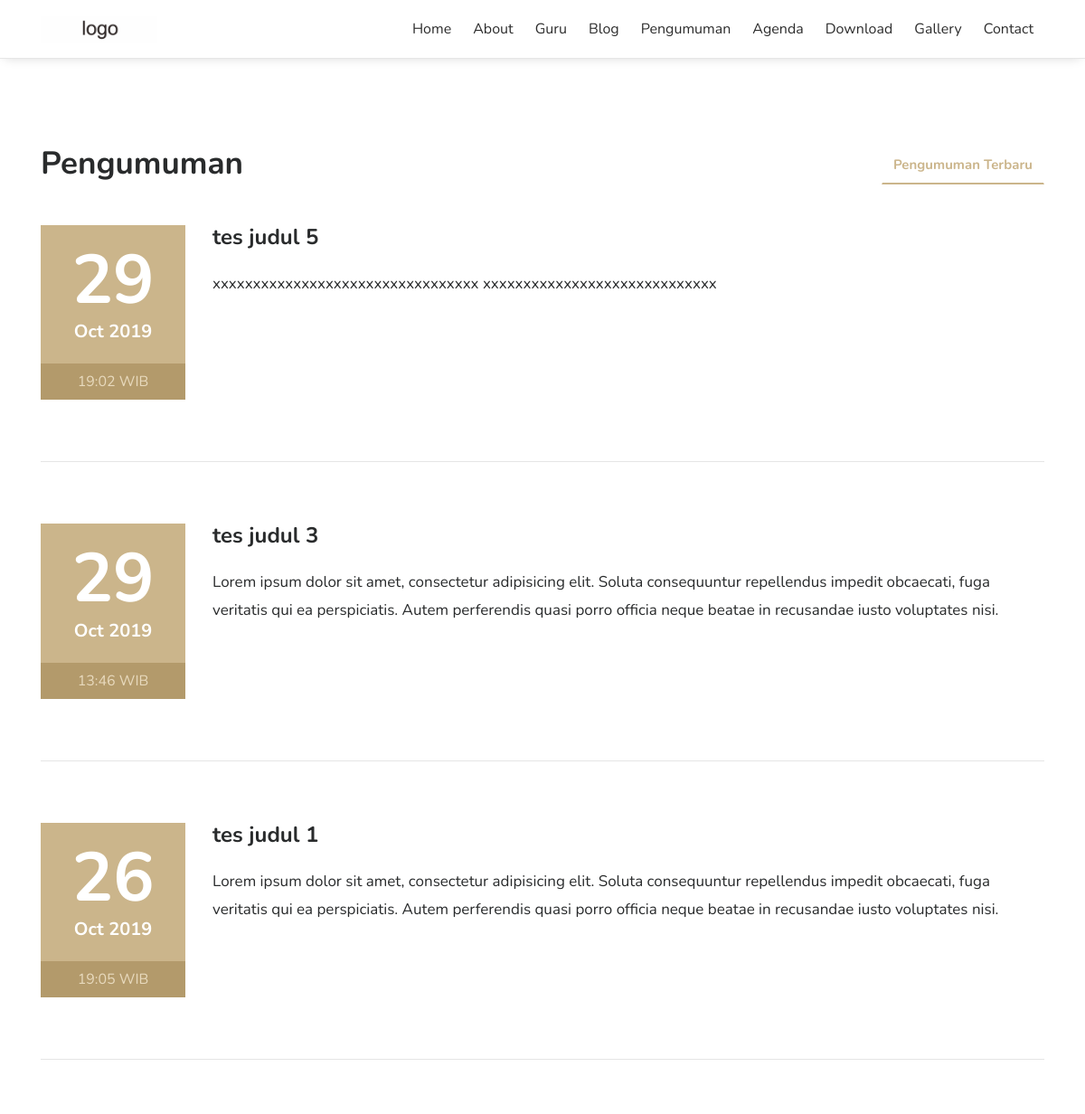
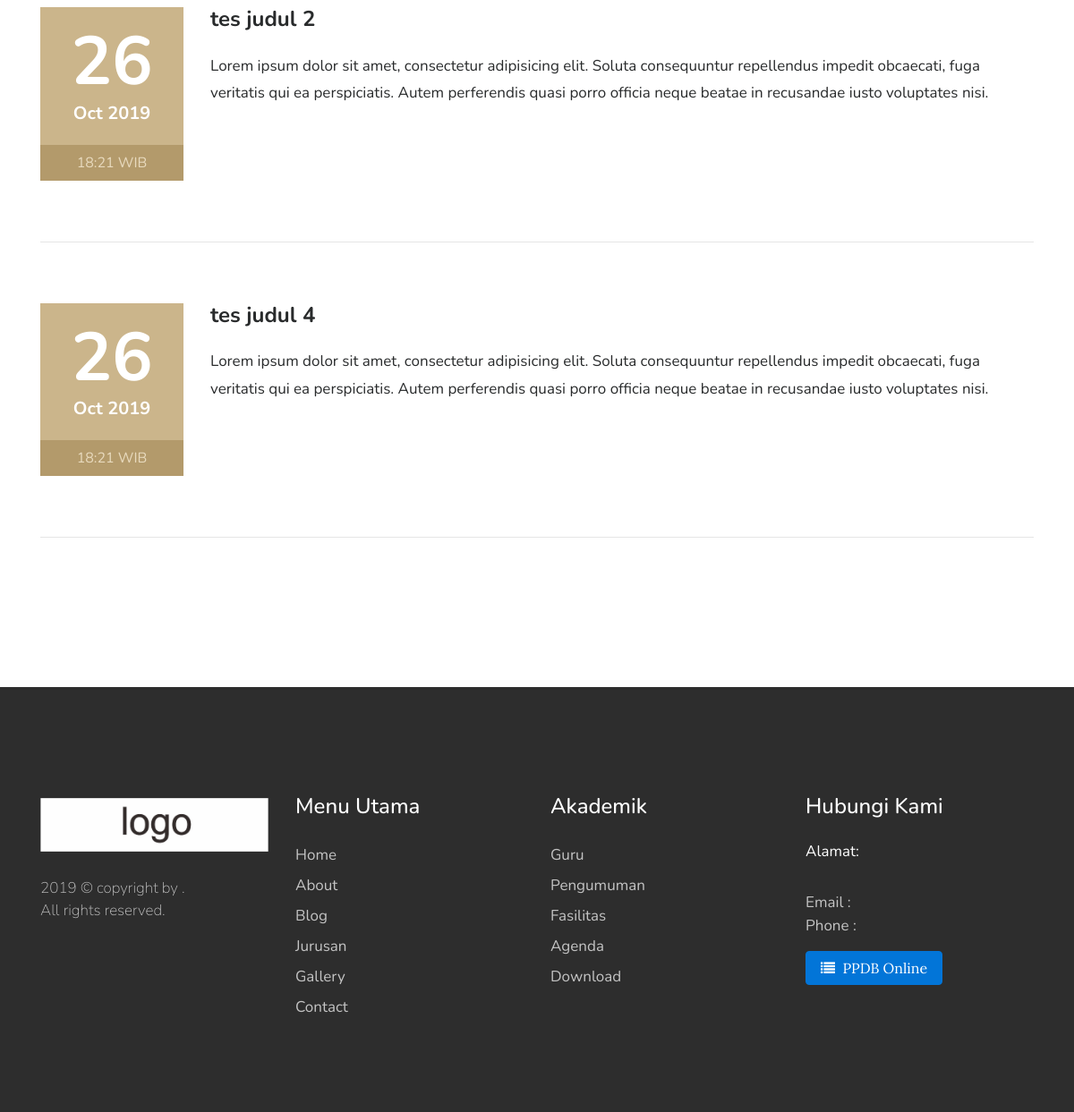
The app's page /index.php/pengumuman with its own data (2 pictures, top to bottom).
### tables this page shows
CREATE TABLE IF NOT EXISTS `tbl_pengumuman` (
  `pengumuman_id` int(11) NOT NULL AUTO_INCREMENT,
  `pengumuman_judul` varchar(150) DEFAULT NULL,
  `pengumuman_deskripsi` text,
  `pengumuman_tanggal` timestamp NULL DEFAULT CURRENT_TIMESTAMP,
  `pengumuman_author` varchar(60) DEFAULT NULL,
  PRIMARY KEY (`pengumuman_id`)
);

### application/core/My_Loader.php (called while the page is built, shortened)
<?php
class My_Loader extends CI_Loader
{
	function template($templates_name, $var = array(), $return = FALSE)
	{
		if ($return) {
			$content = $this->view('depan/templates/header', $var, $return);
			$content .= $this->view(''. $templates_name, $var, $return);
			$content .= $this->view('depan/templates/footer', $var, $return);
			return $content;
		}
		else{
			$this->view(''. $templates_name, $var);
		}
	}
}

### application/controllers/Pengumuman.php (called while the page is built, shortened)
<?php
class Pengumuman extends CI_Controller{
	function __construct(){
		$this->load->model('m_pengumuman');
		$this->load->model('m_pengunjung');
	}
	function index(){
		$jum=$this->m_pengumuman->pengumuman();
        $page=$this->uri->segment(3);
        if(!$page):
            $offset = 0;
        else:
            $offset = $page;
        endif;
        $limit=7;
        $config['base_url'] = base_url() . 'pengumuman/index/';
            $config['total_rows'] = $jum->num_rows();
            $config['per_page'] = $limit;
            $config['uri_segment'] = 3;
	          $config['full_tag_open']    = '<div class="pagging text-center"><nav><ul class="pagination justify-content-center">';
	          $config['full_tag_close']   = '</ul></nav></div>';
	          $config['num_tag_open']     = '<li class="page-item"><span class="page-link">';
	          $config['num_tag_close']    = '</span></li>';
	          $config['cur_tag_open']     = '<li class="page-item"><span class="page-link">';
	          $config['cur_tag_close']    = '<span class="sr-only">(current)</span></span></li>';
	          $config['next_tag_open']    = '<li class="page-item"><span class="page-link">';
	          $config['next_tagl_close']  = '<span aria-hidden="true">&raquo;</span></span></li>';
	          $config['prev_tag_open']    = '<li class="page-item"><span class="page-link">';
	          $config['prev_tagl_close']  = '</span>Next</li>';
	          $config['first_tag_open']   = '<li class="page-item"><span class="page-link">';
	          $config['first_tagl_close'] = '</span></li>';
	          $config['last_tag_open']    = '<li class="page-item"><span class="page-link">';
	          $config['last_tagl_close']  = '</span></li>';
            $config['first_link'] = 'Awal';
            $config['last_link'] = 'Akhir';
            $config['next_link'] = 'Next >>';
            $config['prev_link'] = '<< Prev';
            $this->pagination->initialize($config);
            $x['page'] =$this->pagination->create_links();
						$x['data']=$this->m_pengumuman->pengumuman_perpage($offset,$limit);
						$this->load->template('depan/v_pengumuman',$x);
	}
}

### index.php (called while the page is built, shortened)
<?php
require_once BASEPATH.'core/CodeIgniter.php';

### application/models/M_pengumuman.php (called while the page is built, shortened)
<?php
class M_pengumuman extends CI_Model{
	function pengumuman_perpage($offset,$limit){
		$hsl=$this->db->query("SELECT pengumuman_id,pengumuman_judul,pengumuman_deskripsi,pengumuman_tanggal,DATE_FORMAT(pengumuman_tanggal,'%d/%m/%Y') AS tanggal,pengumuman_author FROM tbl_pengumuman ORDER BY pengumuman_id DESC limit $offset,$limit");
		return $hsl;
	}
}

### application/views/depan/v_pengumuman.php (the view, shortened to what this page needs)
<section class="events">
	<div class="container">
		<div class="row">
			<div class="col-md-4">
				<h2 class="event-title">Pengumuman</h2>
			</div>
			<div class="col-md-8">
				<ul class="nav nav-tabs" role="tablist">
					<li class="nav-item nav-tab1">
						<a class="nav-link tab-list active" data-toggle="tab" href="#upcoming-events" role="tab">Pengumuman Terbaru </a>
					</li>
				</ul>
			</div>
		</div>
		<br>
		<div class="row">
			<div class="tab-content">
				<div class="tab-pane active" id="upcoming-events" role="tabpanel">
					<?php foreach($data->result() as $row):?>
						<div class="col-md-12">
							<div class="row">
								<div class="col-md-2">
									<div class="event-date">
										<h4><?php echo date("d", strtotime($row->pengumuman_tanggal));?></h4> <span><?php echo date("M Y", strtotime($row->pengumuman_tanggal));?></span>
									</div>
									<span class="event-time"><?php echo date("H:i", strtotime($row->pengumuman_tanggal)).' WIB';?></span>
								</div>
								<div class="col-md-10">
									<div class="event-heading">
										<h3><?php echo $row->pengumuman_judul;?></h3>
										<p><?php echo $row->pengumuman_deskripsi;?></p>
									</div>
								</div>
							</div>
							<hr class="event-underline">
						</div>
					<?php endforeach;?>
					<div class="col-md-12 text-center">
					</div>
				</div>
			</div>
		</div>
	</div>
</section>

### records on screen
tbl_pengumuman: pengumuman_tanggal "29", pengumuman_tanggal "Oct 2019", pengumuman_tanggal "19:02", pengumuman_judul "tes judul 5", pengumuman_deskripsi "xxxxxxxxxxxxxxxxxxxxxxxxxxxxxxxxx xxxxxxxxxxxxxxxxxxxxxxxxxxxxx"
tbl_pengumuman: pengumuman_tanggal "29", pengumuman_tanggal "Oct 2019", pengumuman_tanggal "13:46", pengumuman_judul "tes judul 3", pengumuman_deskripsi "Lorem ipsum dolor sit amet, consectetur adipisicing elit. Soluta consequuntur repellendus impedit obcaecati, fuga veritatis qui ea perspiciatis. Autem perferendis quasi porro officia neque beatae in recusandae iusto voluptates nisi."
tbl_pengumuman: pengumuman_tanggal "26", pengumuman_tanggal "Oct 2019", pengumuman_tanggal "19:05", pengumuman_judul "tes judul 1", pengumuman_deskripsi "Lorem ipsum dolor sit amet, consectetur adipisicing elit. Soluta consequuntur repellendus impedit obcaecati, fuga veritatis qui ea perspiciatis. Autem perferendis quasi porro officia neque beatae in recusandae iusto voluptates nisi."
tbl_pengumuman: pengumuman_tanggal "26", pengumuman_tanggal "Oct 2019", pengumuman_tanggal "18:21", pengumuman_judul "tes judul 2", pengumuman_deskripsi "Lorem ipsum dolor sit amet, consectetur adipisicing elit. Soluta consequuntur repellendus impedit obcaecati, fuga veritatis qui ea perspiciatis. Autem perferendis quasi porro officia neque beatae in recusandae iusto voluptates nisi."
tbl_pengumuman: pengumuman_tanggal "26", pengumuman_tanggal "Oct 2019", pengumuman_tanggal "18:21", pengumuman_judul "tes judul 4", pengumuman_deskripsi "Lorem ipsum dolor sit amet, consectetur adipisicing elit. Soluta consequuntur repellendus impedit obcaecati, fuga veritatis qui ea perspiciatis. Autem perferendis quasi porro officia neque beatae in recusandae iusto voluptates nisi."
